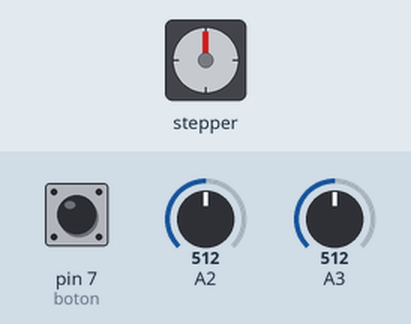
This sketch was run on a simulated Arduino Uno, built with avr-gcc and run on an emulated ATmega328P. Parts: stepper motor. The test bench sets the inputs (shaded band); at power-on: pin 7 (boton) LOW, A2 = 512, A3 = 512. Stepper angles assume 20 steps per turn.

Above: at 1.2 s.
1.3 s: pin 7 (boton) pulled HIGH for 0.15 s
At 1.8 s:
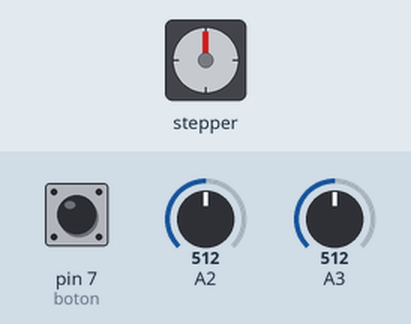
2.9 s: pin 7 (boton) pulled HIGH for 1 s
At 3.3 s:
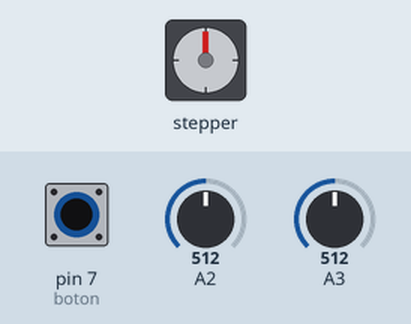
Timing chart, 0 to 5.9 s (numbered marks = the images above; inputs shaded):
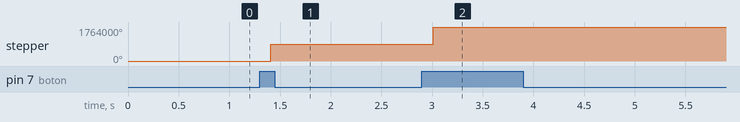

The sketch:

Calibracion_inicial_motor_PaP.ino
```cpp
//para el pulsador contador
const int boton = 7; //Le ponemos nombre al pin del pulsador
int contador = 0;  //Variable para guardar la cuenta de pulsaciones
int estadoAnteriorBoton = 0; //Declaramos e inicializamos la variable
int valorBoton = 0; //Declaramos e inicializamos la variable

double pasos=(4900);  // definimos el numero de pasos a ejecutar
double vel=2200;     // definimos las RPM del motor
//float mm=1.5;
//long double avance;

/*
  www.diymakers.es
  by A.García
  Mover motores paso a paso con Arduino
  Tutorial en: http://diymakers.es/mover-motores-paso-paso-con-arduino/
*/

#include <Stepper.h> //Importamos la librería para controlar motores paso a paso
 //64 es la relacion de la caja reductora  =>  1280
#define STEPS 20 //Ponemos el número de pasos que necesita para dar una vuelta. 200 en nuestro caso
                  // en este caso lo asumimos por ahora

// Ponemos nombre al motor, el número de pasos y los pins de control
Stepper stepper(STEPS, 8, 9, 10, 11); //Stepper nombre motor (número de pasos por vuelta, pins de control)
int v1=0;  //Pulsador derecha
int v2=0;   //Pulsador izquierda
int direccion;  //Variable para indicar la direccón

void setup() {
 // pinMode(derecha,INPUT);
 // pinMode(izquierda,INPUT);
   Serial.begin(9600);   //Inicia comunicación serie
  pinMode(boton,INPUT);     //Configura el pin 2 como una entrada, pulsador
}


void loop() {
 // avance= (  (pasos*mm)/(0.7)  )   ;
 v1=analogRead(2); //Lectura pulsador 1
 v2=analogRead(3); //Lectura pulsador 2
 stepper.setSpeed(vel); //Indicamos la velocidad al motor

  //para el funcionamiento

// pot = map(v0, 0, 1023, 10, 150); //Establecemos la velocidad entre 30 y 150 rpm

  if(v1>400)     {
    pasos=pasos;
    // direccion=-20;  //el motor gira a la izquierda
  }

  if(v2>400)   {
    pasos=pasos;
  }

  if((v1<400) && (v2<400))  {
    stepper.setSpeed(0); //Indicamos la velocidad al motor
  }


  if((v1>400) && (v2>400))  {
    stepper.setSpeed(0); //Indicamos la velocidad al motor
  }


// para el pulsador con antirrebote
valorBoton=digitalRead(boton); //Leemos el estado del pulsador
delay(100);
if(valorBoton!=estadoAnteriorBoton){ //Si hay un cambio de estado, entramos en el if

  if(valorBoton==1){
    contador++; //Aumentamos en una unidad la cuenta
  // Serial.println(contador); //Imprime el valor por consola
    //stepper.setSpeed(vel); //Indicamos la velocidad al motor
    stepper.step(pasos); //Indicamos la dirección al motor
    stepper.step(pasos);
    stepper.step(pasos);
    stepper.step(pasos);
    stepper.step(pasos);
    stepper.step(pasos);
    stepper.step(pasos);
    stepper.step(pasos);
    stepper.step(pasos);
    stepper.step(pasos);
   // digitalWrite(led,HIGH); //Encendemos el led
  }
if(valorBoton==0){
   // digitalWrite(led,LOW); //Apagamos el led
  }
}
estadoAnteriorBoton=valorBoton; //guardamos el estado actual del pulsador para la siguiente iteración


}
```

Measured:
- after the input at 1.3 s, stepper: turns 882000° clockwise, starting after 0.11 s
- after the input at 2.9 s, stepper: turns 882000° clockwise, starting after 0.11 s
